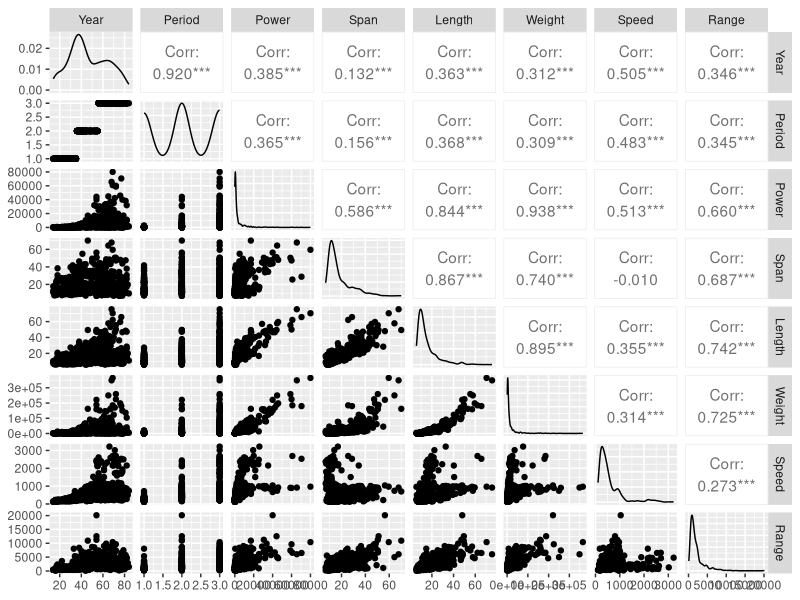

The R script that drew this image:
## ---- chunk 1
knitr::opts_chunk$set(echo = TRUE)
## ---- chunk 2
library(GGally)
library(ggplot2)
## ---- chunk 3
aircraft = read.csv("aircraft.csv")

logPower = log10(aircraft$Power)
logSpan = log10(aircraft$Span)
logLength = log10(aircraft$Length)
logWeight = log10(aircraft$Weight)
logSpeed = log10(aircraft$Speed)
logRange = log10(aircraft$Range)
Period = aircraft$Period
Year = aircraft$Year

logAircraft = data.frame(Year, Period, logPower, logSpan, logLength, logWeight, logSpeed, logRange)
## ---- chunk 4
parallel_coord_plot = function(data, columns, group = NULL, box_plot = FALSE, alpha = 0.1){
  # usage:
  # data: dataframe
  # columns: are the columns to include in the plot (in the form: a:b, or c(a,b,c...))
  # group: is the group by variable, (number of column), can be left blank for no grouping
  # box_plot: include a box plot or not
  # alpha: opacity (usually just leave blank)
  # example: parallel_coord_plot(aircraft, 3:8, 2)
  theme( legend.position = "bottom")
  return(ggparcoord(data, groupColumn = group, columns = columns, alpha = alpha, scale = "globalminmax", boxplot = box_plot) + 
         theme( legend.position = "bottom") +
         labs(x = "Variables", y = "Values")
         )
}
## ---- chunk 5
density_plot = function(data, col){
  # usage:
  # data: dataframe
  # col: the column plot (name of column)
  # example: density_plot(aircraft, aircraft$Speed)
  return(ggplot(data,aes(x=col)) + geom_histogram() + geom_density() + labs(x = deparse(substitute(col)), y = "Density"))
}
## ---- chunk 6
contour_plot = function(data, x_var, y_var, group = NULL){
  # usage:
  # data: dataframe
  # x_var: x variable (name of column)
  # y_var: y variable (name of column)
  # group: variable to colour points by
  # example: contour_plot(aircraft, aircraft$Speed, aircraft$Span, aircraft$Period)
  return(
    ggplot(data, aes(x_var, y_var)) +
    geom_density_2d( ) +
    geom_point( aes( colour = group ), alpha = 0.6 ) +
    theme( legend.position = "bottom") +
    labs(x = deparse(substitute(x_var)), y = deparse(substitute(y_var)), colour = deparse(substitute(group)))
    )
}
## ---- chunk 7
multiple_density_plot = function(data, col, group){
  # usage:
  # data: dataframe
  # col: column to plot (name of column)
  # group: the variable to group by (name of column)
  # example: multiple_density_plot(aircraft, aircraft$Speed, aircraft$Period)
  return(
    ggplot(data, aes(col, group = group) ) +
    geom_density( aes(fill = group), alpha = 0.4 ) +
    theme( legend.position = "bottom") +
    labs(x = deparse(substitute(col)), y = "Density", fill = deparse(substitute(group)))
  )
}
## ---- chunk 8
pairs_plot = function(data, cols){
  # usage:
  # data: dataframe
  # cols: columns to be used, (in the form: a:b, or c(a,b,c...))
  # example: pairs_plot(aircraft, 1:8)
  return(
    ggpairs(data, columns = cols, progress = FALSE)
  )
}
## ---- chunk 9
pairs_plot(aircraft, 1:8)
